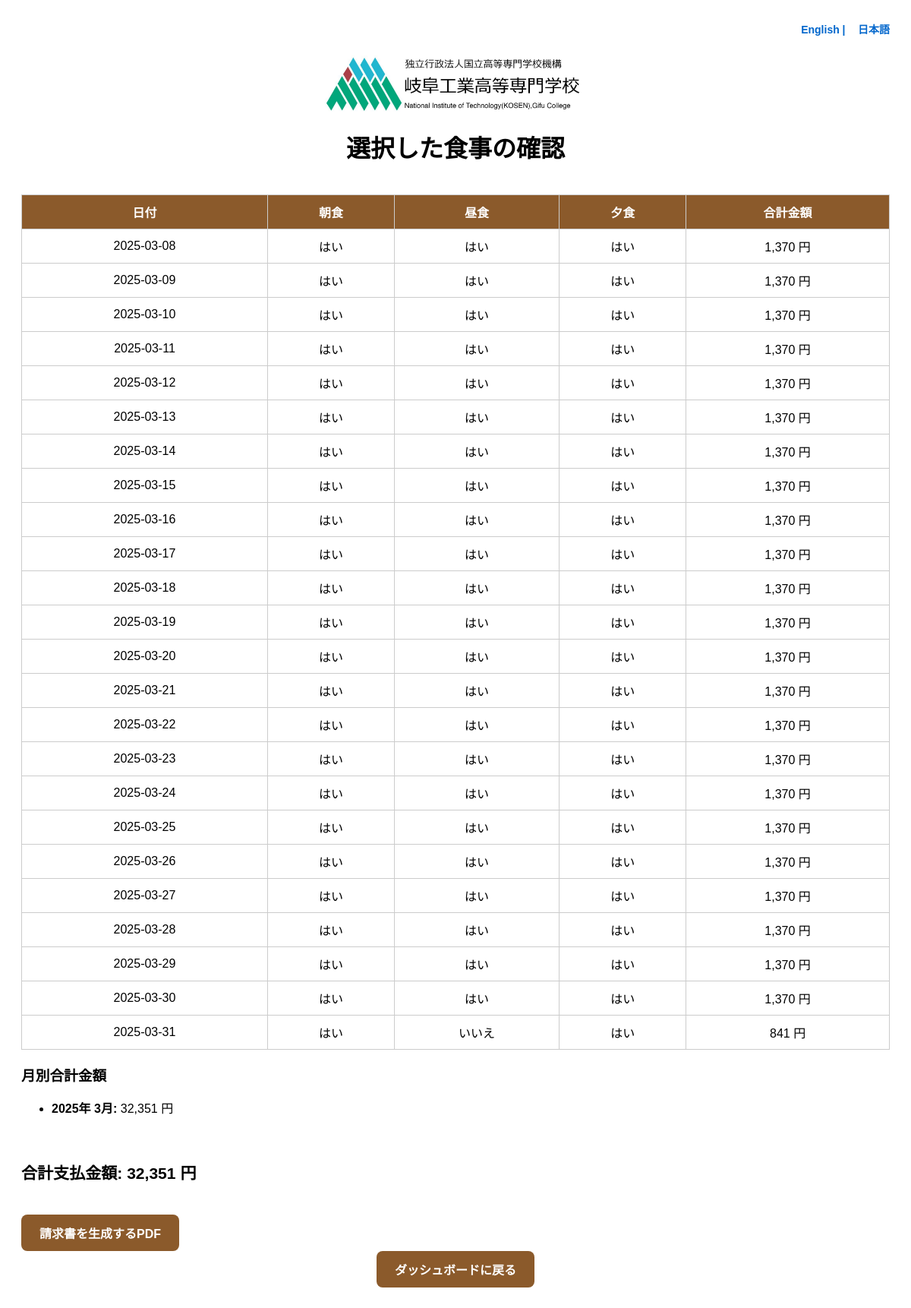
Screenshot of /website/view_meals.php?lang=ja (signed in) with the database file from the repository.
### tables this page shows
CREATE TABLE `students_has_meal_request` (
  `id` int(11) NOT NULL,
  `student_no` varchar(20) NOT NULL,
  `meal_request_date` date NOT NULL,
  `breakfast` tinyint(1) DEFAULT 0,
  `lunch` tinyint(1) DEFAULT 0,
  `dinner` tinyint(1) DEFAULT 0,
  `disabled` tinyint(1) DEFAULT 0,
  `created_at` timestamp NOT NULL DEFAULT current_timestamp(),
  `updated_at` timestamp NOT NULL DEFAULT current_timestamp() ON UPDATE current_timestamp()
);

### website/view_meals.php (the view, shortened to what this page needs)
<?php
$lang = isset($_GET['lang']) ? $_GET['lang'] : (isset($_SESSION['lang']) ? $_SESSION['lang'] : 'en');
$studentNo = isset($_SESSION['student_no']) ? $_SESSION['student_no'] : '';
$conn = new mysqli('localhost', 'root', '', 'student_meals_db');
$mealPrices = [
    'breakfast' => 272,
    'lunch' => 529,
    'dinner' => 569
];
$query = "SELECT meal_request_date, breakfast, lunch, dinner
          FROM students_has_meal_request
          WHERE student_no = '$studentNo'
          ORDER BY meal_request_date ASC";
$result = $conn->query($query);
$monthlyTotals = [];
$totalAmountDue = 0;
if ($result && $result->num_rows > 0) {
    while ($row = $result->fetch_assoc()) {
        $mealDate = strtotime($row['meal_request_date']);
        $monthYear = $lang === 'ja'
            ? date('Y年 n月', $mealDate)
            : strftime('%B %Y', $mealDate);
        $mealTotal = 0;
        if ($row['breakfast']) {
            $mealTotal += $mealPrices['breakfast'];
        }
        if ($row['lunch']) {
            $mealTotal += $mealPrices['lunch'];
        }
        if ($row['dinner']) {
            $mealTotal += $mealPrices['dinner'];
        }
        if (!isset($monthlyTotals[$monthYear])) {
            $monthlyTotals[$monthYear] = 0;
        }
        $monthlyTotals[$monthYear] += $mealTotal;
        $totalAmountDue += $mealTotal;
    }
}
$translations = [
    'en' => [
        'title' => 'View Meals Selected',
        'meal_details' => 'Meal Details',
        'monthly_total' => 'Monthly Total Amount Due',
        'total_due' => 'Total Amount Due',
        'meal_selection' => 'Meal Selection',
        'view_meals' => 'View Meals Selected',
        'back_to_dashboard' => 'Back to Dashboard',
        'date' => 'Date',
        'breakfast' => 'Breakfast',
        'lunch' => 'Lunch',
        'dinner' => 'Dinner',
        'total_cost' => 'Total Cost',
        'yes' => 'Yes',
        'no' => 'No',
        'yen' => 'yen',
        'generate_invoice' => 'Generate Invoice PDF'
    ],
    'ja' => [
        'title' => '選択した食事の確認',
        'meal_details' => '食事詳細',
        'monthly_total' => '月別合計金額',
        'total_due' => '合計支払金額',
        'meal_selection' => '食事選択',
        'view_meals' => '選択した食事を見る',
        'back_to_dashboard' => 'ダッシュボードに戻る',
        'date' => '日付',
        'breakfast' => '朝食',
        'lunch' => '昼食',
        'dinner' => '夕食',
        'total_cost' => '合計金額',
        'yes' => 'はい',
        'no' => 'いいえ',
        'yen' => '円',
        'generate_invoice' => '請求書を生成するPDF'
    ],
];
$currentLang = $translations[$lang];
?>
<!DOCTYPE html>
<html lang="<?php echo $lang; ?>">
<head>
</head>
<body>
    <div class="language-toggle">
        <a href="?lang=en">English |</a>
        <a href="?lang=ja">日本語</a>
    </div>
    <img src="./6255500733277389823.png" alt="Gifu College Logo">
    <h1><?php echo $currentLang['title']; ?></h1>
    <?php if ($result && $result->num_rows > 0): ?>
        <table>
            <thead>
                <tr>
                    <th><?php echo $currentLang['date']; ?></th>
                    <th><?php echo $currentLang['breakfast']; ?></th>
                    <th><?php echo $currentLang['lunch']; ?></th>
                    <th><?php echo $currentLang['dinner']; ?></th>
                    <th><?php echo $currentLang['total_cost']; ?></th>
                </tr>
            </thead>
            <tbody>
                <?php
                $result->data_seek(0);
                while ($row = $result->fetch_assoc()):
                    $mealTotal = 0;
                    if ($row['breakfast']) {
                        $mealTotal += $mealPrices['breakfast'];
                    }
                    if ($row['lunch']) {
                        $mealTotal += $mealPrices['lunch'];
                    }
                    if ($row['dinner']) {
                        $mealTotal += $mealPrices['dinner'];
                    }
                ?>
                    <tr>
                        <td><?php echo htmlspecialchars($row['meal_request_date']); ?></td>
                        <td><?php echo $row['breakfast'] ? $currentLang['yes'] : $currentLang['no']; ?></td>
                        <td><?php echo $row['lunch'] ? $currentLang['yes'] : $currentLang['no']; ?></td>
                        <td><?php echo $row['dinner'] ? $currentLang['yes'] : $currentLang['no']; ?></td>
                        <td><?php echo number_format($mealTotal, 0) . ' ' . $currentLang['yen']; ?></td>
                    </tr>
                <?php endwhile; ?>
            </tbody>
        </table>
    <?php endif; ?>
    <div class="monthly-totals">
        <h3><?php echo $currentLang['monthly_total']; ?></h3>
        <?php if (!empty($monthlyTotals)): ?>
            <ul>
                <?php foreach ($monthlyTotals as $monthYear => $total): ?>
                    <li><strong><?php echo $monthYear; ?>:</strong> <?php echo number_format($total, 0); ?> <?php echo $currentLang['yen']; ?></li>
                <?php endforeach; ?>
            </ul>
        <?php else: ?>
            <p>No meals have been selected yet.</p>
        <?php endif; ?>
    </div>
    <div class="total-amount">
        <h3><?php echo $currentLang['total_due']; ?>: <?php echo number_format($totalAmountDue, 0); ?> <?php echo $currentLang['yen']; ?></h3>
    </div>
    <form action="generate_invoice.php" method="post" style="margin-top: 20px;">
    <div style="text-align: left; width: 100%;">
        <input type="submit" value="<?php echo $currentLang['generate_invoice']; ?>" class="back-button">
    </div>
</form>
    <a href="dashboard.php" class="back-button"><?php echo $currentLang['back_to_dashboard']; ?></a>
</body>
</html>

### website/view_meals.php (style rules this page uses)
body { font-family: Arial, sans-serif; padding: 20px; min-height: 100vh; display: flex; flex-direction: column; }
img { display: block; margin: 0 auto; max-width: 30% !important; width: 100%; height: auto; }
h1 { text-align: center; margin-bottom: 20px; }
table { width: 100%; border-collapse: collapse; margin-top: 20px; }
th, td { border: 1px solid #ccc; padding: 10px; text-align: center; }
th { background-color: #8b5a2b; color: white; }
.total-amount { margin-top: 20px; font-size: 18px; font-weight: bold; }
.language-toggle { text-align: right; margin-bottom: 25px; }
.language-toggle a { text-decoration: none; margin-left: 12px; color: #0066cc; font-weight: bold; font-size: 14px; }
.back-button { padding: 12px 24px; border-radius: 8px; text-align: center; font-size: 16px; font-weight: bold; cursor: pointer; text-decoration: none; background-color: #8b5a2b; color: white; border: none; transition: background-color 0.3s ease, transform 0.3s ease; margin-top: auto; align-self: center; }

### rows the page displays
students_has_meal_request: meal_request_date "2025-03-08", mealTotal "1,370"
students_has_meal_request: meal_request_date "2025-03-09", mealTotal "1,370"
students_has_meal_request: meal_request_date "2025-03-10", mealTotal "1,370"
students_has_meal_request: meal_request_date "2025-03-11", mealTotal "1,370"
students_has_meal_request: meal_request_date "2025-03-12", mealTotal "1,370"
students_has_meal_request: meal_request_date "2025-03-13", mealTotal "1,370"
students_has_meal_request: meal_request_date "2025-03-14", mealTotal "1,370"
students_has_meal_request: meal_request_date "2025-03-15", mealTotal "1,370"
students_has_meal_request: meal_request_date "2025-03-16", mealTotal "1,370"
students_has_meal_request: meal_request_date "2025-03-17", mealTotal "1,370"
students_has_meal_request: meal_request_date "2025-03-18", mealTotal "1,370"
students_has_meal_request: meal_request_date "2025-03-19", mealTotal "1,370"
students_has_meal_request: meal_request_date "2025-03-20", mealTotal "1,370"
students_has_meal_request: meal_request_date "2025-03-21", mealTotal "1,370"
students_has_meal_request: meal_request_date "2025-03-22", mealTotal "1,370"
students_has_meal_request: meal_request_date "2025-03-23", mealTotal "1,370"
students_has_meal_request: meal_request_date "2025-03-24", mealTotal "1,370"
students_has_meal_request: meal_request_date "2025-03-25", mealTotal "1,370"
students_has_meal_request: meal_request_date "2025-03-26", mealTotal "1,370"
students_has_meal_request: meal_request_date "2025-03-27", mealTotal "1,370"
students_has_meal_request: meal_request_date "2025-03-28", mealTotal "1,370"
students_has_meal_request: meal_request_date "2025-03-29", mealTotal "1,370"
students_has_meal_request: meal_request_date "2025-03-30", mealTotal "1,370"
students_has_meal_request: meal_request_date "2025-03-31", mealTotal "841", meal_request_date "2025年 3月"

### other values shown
$currentLang['title'] "選択した食事の確認"
$currentLang['date'] "日付"
$currentLang['breakfast'] "朝食"
$currentLang['lunch'] "昼食"
$currentLang['dinner'] "夕食"
$currentLang['total_cost'] "合計金額"
$currentLang['monthly_total'] "月別合計金額"
$total "32,351"
$currentLang['total_due'] "合計支払金額"
$totalAmountDue "32,351"
$currentLang['yen'] "円"
$currentLang['back_to_dashboard'] "ダッシュボードに戻る"
